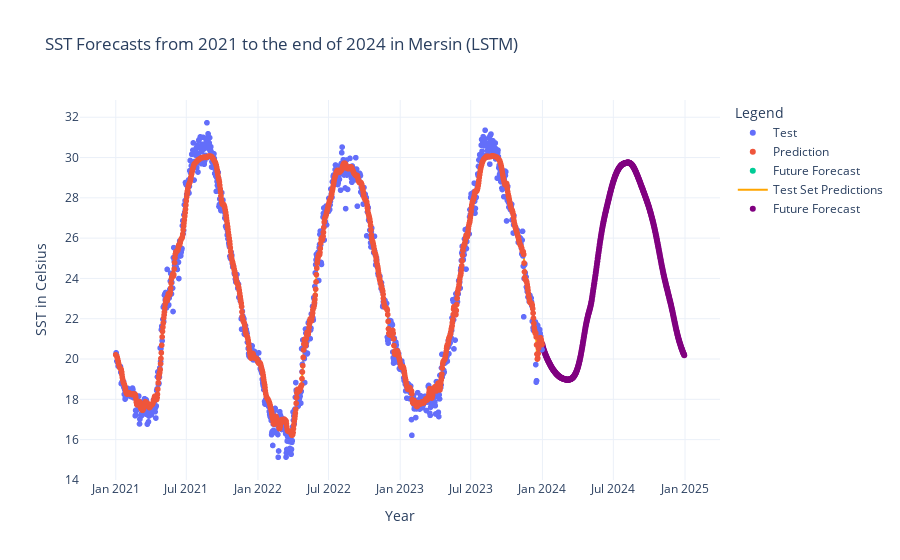

Source (notebook cell):
### Code cell
# Generate dates for the test set and future forecasts
test_dates = pd.date_range(start='2021-01-01', end='2023-12-31', freq='D')
future_dates = pd.date_range(start='2024-01-01', periods=len(future_forecast_df), freq='D')

# Create DataFrames for each dataset
df_test = pd.DataFrame({'Date': test_dates, 'SST': y_test, 'Type': 'Test'})
df_pred = pd.DataFrame({'Date': test_dates, 'SST': test_pred, 'Type': 'Prediction'})
df_future = future_forecast_df.copy()
df_future['Date'] = future_dates
df_future['Type'] = 'Future Forecast'

# Combine the relevant DataFrames
df_all = pd.concat([df_test, df_pred, df_future])

# Plot the data using Plotly Express
fig = px.scatter(df_all, x='Date', y='SST', color='Type', title="SST Forecasts from 2021 to the end of 2024 in Mersin (LSTM)")

# Add lines for test set predictions
fig.add_scatter(x=df_pred['Date'], y=df_pred['SST'], mode='lines', name='Test Set Predictions', line=dict(color='orange'))

# Add points for future forecasts
fig.add_scatter(x=df_future['Date'], y=df_future['Forecast'], mode='markers', name='Future Forecast', marker=dict(color='purple'))

# Customize the layout
fig.update_layout(
    xaxis_title="Year",
    yaxis_title="SST in Celsius",
    legend_title="Legend",
    template="plotly_white"
)

fig.show()

### Figure 1 — Plotly figure (JSON) as saved in the notebook; plotly's stock layout.template omitted (floating-point values rounded to 4 significant figures; data arrays with more than 128 entries replaced by an {"elided": "..."} marker saying what was removed)
{"data": [{"hovertemplate": "Type=Test<br>Date=%{x}<br>SST=%{y}<extra></extra>", "legendgroup": "Test", "marker": {"color": "#636efa", "symbol": "circle"}, "mode": "markers", "name": "Test", "showlegend": true, "type": "scattergl", "x": {"elided": "1095 str values"}, "xaxis": "x", "y": {"elided": "1095 float values"}, "yaxis": "y"}, {"hovertemplate": "Type=Prediction<br>Date=%{x}<br>SST=%{y}<extra></extra>", "legendgroup": "Prediction", "marker": {"color": "#EF553B", "symbol": "circle"}, "mode": "markers", "name": "Prediction", "showlegend": true, "type": "scattergl", "x": {"elided": "1095 str values"}, "xaxis": "x", "y": {"elided": "1095 float values"}, "yaxis": "y"}, {"hovertemplate": "Type=Future Forecast<br>Date=%{x}<br>SST=%{y}<extra></extra>", "legendgroup": "Future Forecast", "marker": {"color": "#00cc96", "symbol": "circle"}, "mode": "markers", "name": "Future Forecast", "showlegend": true, "type": "scattergl", "x": {"elided": "365 str values"}, "xaxis": "x", "y": {"elided": "365 null values"}, "yaxis": "y"}, {"line": {"color": "orange"}, "mode": "lines", "name": "Test Set Predictions", "type": "scatter", "x": {"elided": "1095 str values"}, "y": {"elided": "1095 float values"}}, {"marker": {"color": "purple"}, "mode": "markers", "name": "Future Forecast", "type": "scatter", "x": {"elided": "365 str values"}, "y": {"elided": "365 float values"}}], "layout": {"autosize": true, "legend": {"title": {"text": "Legend"}, "tracegroupgap": 0}, "title": {"text": "SST Forecasts from 2021 to the end of 2024 in Mersin (LSTM)"}, "xaxis": {"anchor": "y", "autorange": true, "domain": [0, 1], "range": ["2020-10-03 15:40:33.3879", "2025-03-29 08:19:26.6121"], "title": {"text": "Year"}, "type": "date"}, "yaxis": {"anchor": "x", "autorange": true, "domain": [0, 1], "range": [13.76, 33.1], "title": {"text": "SST in Celsius"}, "type": "linear"}}}
